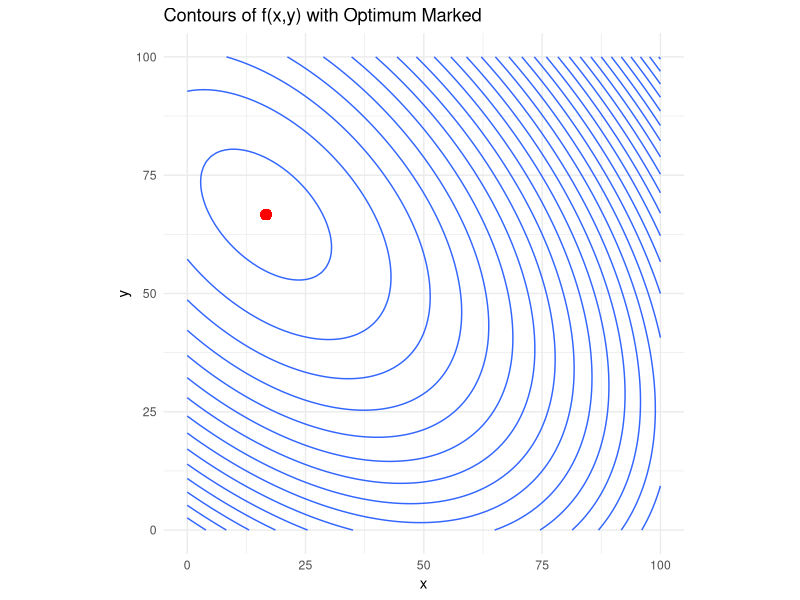
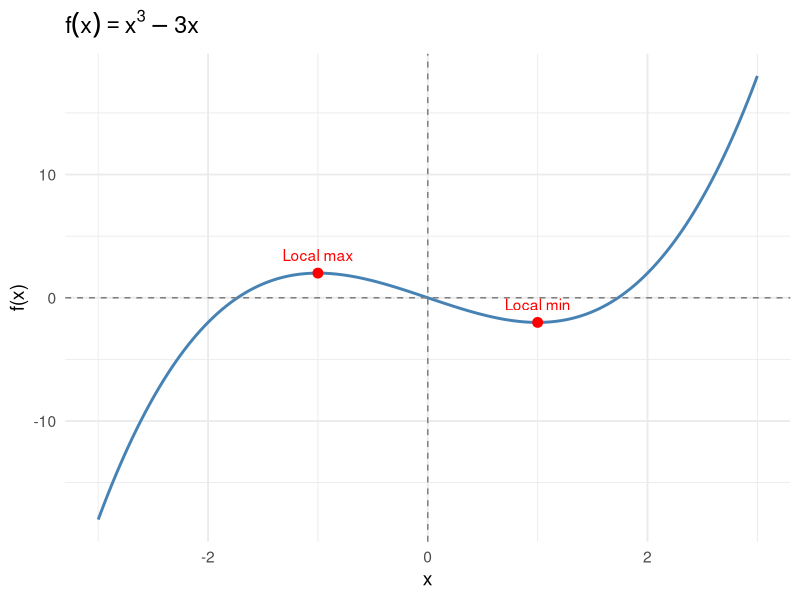
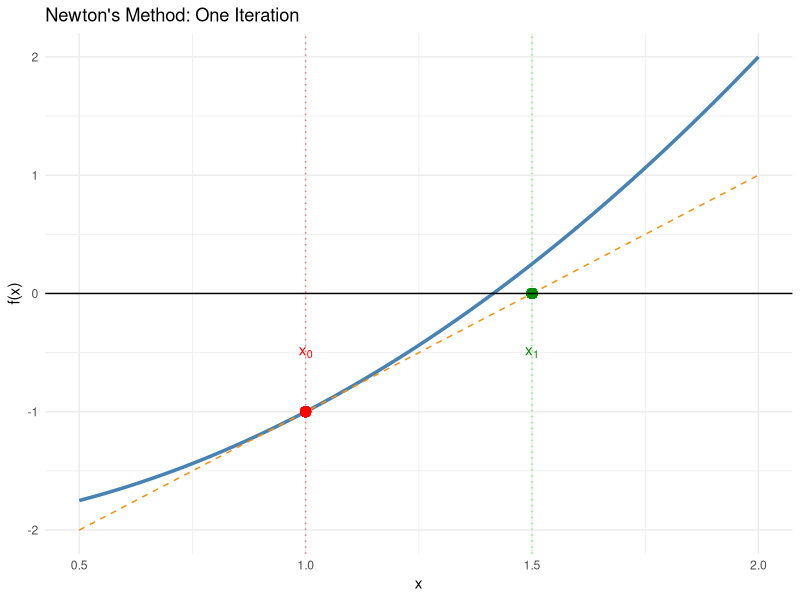
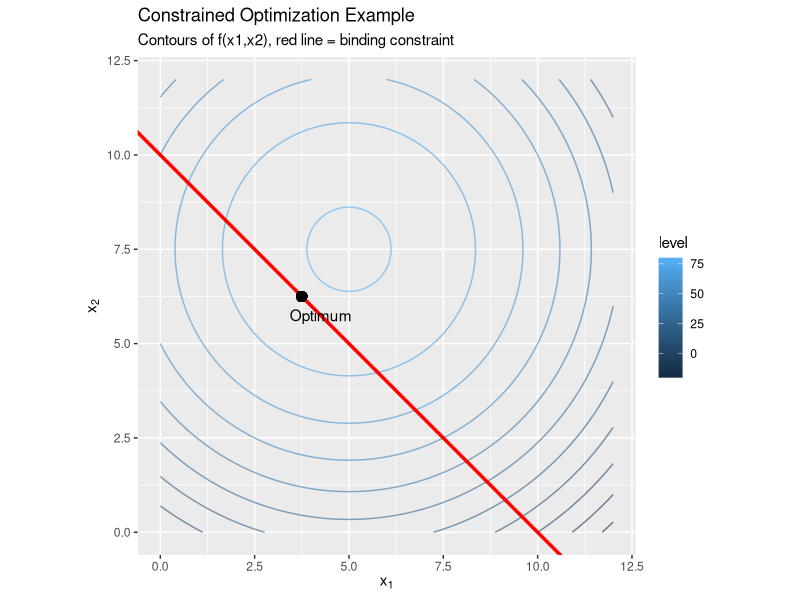
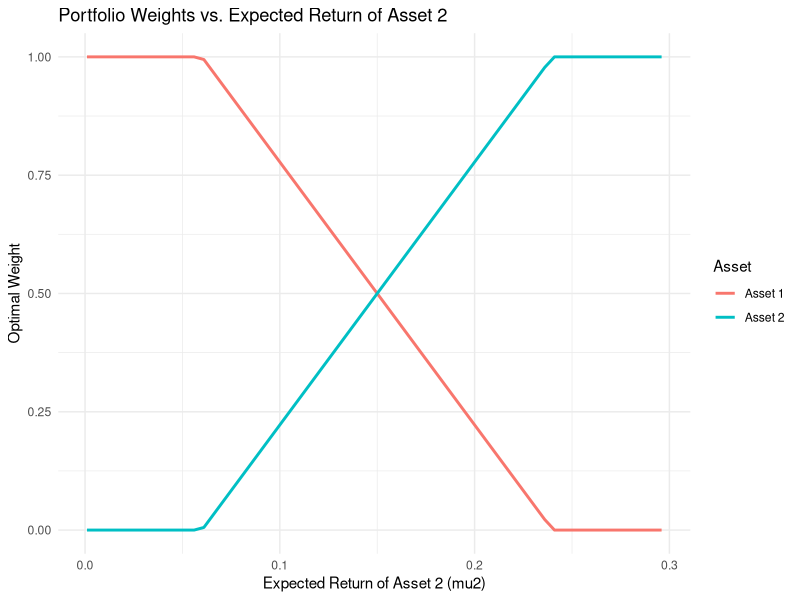
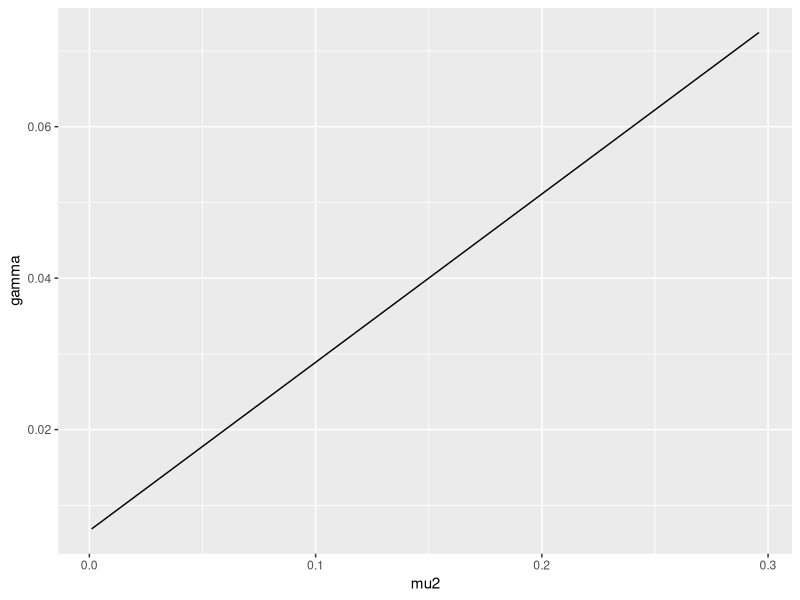

These charts were generated, in order, by the following R code:
## ---- chunk 1
#| echo: false
#| message: false
#| warning: false
library(ggplot2)
library(dplyr)

f <- function(x,y) 100*x + 150*y - x^2 - y^2 - x*y

# Create grid
x <- seq(0,100, length.out=100)
y <- seq(0,100, length.out=100)
grid <- expand.grid(x=x,y=y) %>%
  mutate(z=f(x,y))

# Contour plot
ggplot(grid, aes(x=x,y=y,z=z)) +
  geom_contour(bins=30,show.legend = F) +
  geom_point(aes(x=50/3,y=66.67),color="red",size=3) +
  labs(title="Contours of f(x,y) with Optimum Marked",
       x="x", y="y") +
  coord_equal() +
  theme_minimal()

## ---- chunk 2
#| echo: false
#| message: false
#| warning: false

library(ggplot2)
library(dplyr)

# Define function
f <- function(x) x^3 - 3*x

# Create data grid
df <- data.frame(x = seq(-3, 3, length.out = 400)) %>%
  mutate(y = f(x))

# Critical points
crit_points <- data.frame(
  x = c(-1, 1),
  y = f(c(-1, 1)),
  label = c("Local max", "Local min")
)

# Plot
ggplot(df, aes(x, y)) +
  geom_line(color = "steelblue", linewidth = 1) +
  geom_hline(yintercept = 0, color = "grey50", linetype = "dashed") +
  geom_vline(xintercept = 0, color = "grey50", linetype = "dashed") +
  geom_point(data = crit_points, aes(x, y), color = "red", size = 3) +
  geom_text(data = crit_points, aes(label = label), vjust = -1, color = "red") +
  labs(
    title = expression(f(x) == x^3 - 3*x),
    x = "x",
    y = "f(x)"
  ) +
  theme_minimal(base_size = 14)
## ---- chunk 3
library(ggplot2)

# Define the function and its derivative
f <- function(x) x^2 - 2
f_prime <- function(x) 2 * x

# Choose initial guess
x0 <- 1.0
x1 <- x0 - f(x0) / f_prime(x0)  # first Newton update

# Build tangent line at x0
tangent <- function(x) f(x0) + f_prime(x0) * (x - x0)

# Create data for plotting
x_vals <- seq(0.5, 2, length.out = 300)
plot_df <- data.frame(x = x_vals, fx = f(x_vals), tangent = tangent(x_vals))

# Plot function and tangent
ggplot(plot_df, aes(x = x)) +
  geom_line(aes(y = fx), color = "steelblue", size = 1.2) +
  geom_line(aes(y = tangent), color = "darkorange", linetype = "dashed") +
  geom_vline(xintercept = x0, linetype = "dotted",color = "red",alpha=.5) +
  geom_vline(xintercept = x1, linetype = "dotted", color = "green",alpha=.5) +
  geom_point(aes(x = x0, y = f(x0)), color = "red", size = 3) +
  geom_point(aes(x = x1, y = 0), color = "green4", size = 3) +
  geom_hline(yintercept = 0, linetype = "solid") +
  annotate("text", x = x0, y = f(x0) + 0.5, label = "x[0]", parse = TRUE, color = "red") +
  annotate("text", x = x1, y = -0.5, label = "x[1]", parse = TRUE, color = "green4") +
  labs(
    title = "Newton's Method: One Iteration",
    y = "f(x)",
    x = "x"
  ) +
  theme_minimal()

## ---- chunk 4
#| echo: false

# Load packages
library(ggplot2)

# Objective function
f <- function(x1, x2) {
  10*x1 + 15*x2 - (x1^2 + x2^2)
}

# Constraint: g(x) = x1 + x2 - 10 <= 0
g <- function(x1, x2) x1 + x2 - 10

# Compute gradient and Hessian of f
grad_f <- function(x) {
  c(10 - 2*x[1], 15 - 2*x[2])
}

hess_f <- function(x) {
  matrix(c(-2, 0,
           0, -2), nrow=2)
}

# Solve via KKT (analytical in this case)
# Stationarity: grad_f(x) - lambda * grad_g = 0
# grad_g = (1,1)
# -> 10 - 2x1 - lambda = 0
# -> 15 - 2x2 - lambda = 0
# -> constraint binds: x1 + x2 = 10

# From first two equations:
# 2x1 = 10 - lambda
# 2x2 = 15 - lambda
# Add: 2(x1+x2) = 25 - 2lambda
# 20 = 25 - 2lambda => lambda = 2.5
# x1 = (10 - 2.5)/2 = 3.75
# x2 = (15 - 2.5)/2 = 6.25

x_star <- c(3.75, 6.25)
lambda <- 2.5

# Bordered Hessian
grad_g <- matrix(c(1,1), nrow=1)
hess_L <- hess_f(x_star) # constraint is linear, so g''=0
H_b <- rbind(
  cbind(0, grad_g),
  cbind(t(grad_g), hess_L)
)

H_b
det(H_b[1:2,1:2])
det(H_b)

# -------- Visualization --------
# Create grid for plotting
x1 <- seq(0, 12, length=100)
x2 <- seq(0, 12, length=100)
grid <- expand.grid(x1=x1, x2=x2)
grid$z <- with(grid, f(x1,x2))

# Feasible region: x1+x2 <= 10
grid$feasible <- with(grid, x1+x2 <= 10)

# Plot contours of f and the feasible set
ggplot(grid, aes(x=x1, y=x2, z=z)) +
  geom_contour(aes(color=after_stat(level)), alpha=0.6) +
  geom_abline(intercept=10, slope=-1, color="red", size=1.2) +
  geom_point(aes(x=x_star[1], y=x_star[2]), color="black", size=3) +
  annotate("text", x=x_star[1]+0.5, y=x_star[2]-.5, label="Optimum") +
  labs(title="Constrained Optimization Example",
       subtitle="Contours of f(x1,x2), red line = binding constraint",
       x=expression(x[1]), y=expression(x[2])) +
  coord_equal()

## ---- chunk 5
library(ggplot2)

# Parameters
mu1 <- 0.10
Omega <- matrix(c(0.04,0.02,
                  0.02,0.09), 2, 2)
lambda <- 2

# Function: returns weights and gamma
project_nn <- function(mu, Omega, lambda){
  OmegaInv <- solve(Omega); one <- rep(1, length(mu))
  gamma <- as.numeric((t(one)%*%OmegaInv%*%mu - lambda) /
                      (t(one)%*%OmegaInv%*%one))
  x <- as.numeric((1/lambda) * OmegaInv %*% (mu - gamma*one))
  
  # enforce nonnegativity
  if(all(x >= -1e-10)) {
    return(list(x = pmax(x,0)/sum(pmax(x,0)), gamma = gamma))
  }
  if(x[1] < 0) return(list(x = c(0,1), gamma = gamma))
  if(x[2] < 0) return(list(x = c(1,0), gamma = gamma))
  list(x = pmax(x,0)/sum(pmax(x,0)), gamma = gamma)
}

# Sweep mu2
mu2_vals <- seq(0.001, 0.3, by=0.005)
results <- lapply(mu2_vals, function(m2) project_nn(c(mu1,m2), Omega, lambda))

weights <- t(sapply(results, function(r) r$x))
gammas  <- sapply(results, function(r) r$gamma)

df <- data.frame(mu2 = mu2_vals,
                 x1 = weights[,1],
                 x2 = weights[,2],
                 gamma = gammas)

# For teaching: take gamma at baseline mu2 = 0.15
gamma_ref <- df$gamma[10]

# Plot weights vs mu2 with vertical line at gamma
ggplot(df, aes(x=mu2)) +
  geom_line(aes(y=x1, color="Asset 1"), size=1) +
  geom_line(aes(y=x2, color="Asset 2"), size=1) +
  # geom_vline(xintercept = gamma_ref, linetype="dashed") +
  # annotate("text", x=gamma_ref, y=1.05,
  #          label=paste0("gamma = ", round(gamma_ref,3)),
  #          hjust=-0.1, vjust=0, angle=90) +
  labs(title="Portfolio Weights vs. Expected Return of Asset 2",
       x="Expected Return of Asset 2 (mu2)", y="Optimal Weight",
       color="Asset") +
  theme_minimal()

df |>
  ggplot(aes(x=mu2,y=gamma)) +
  geom_line()
